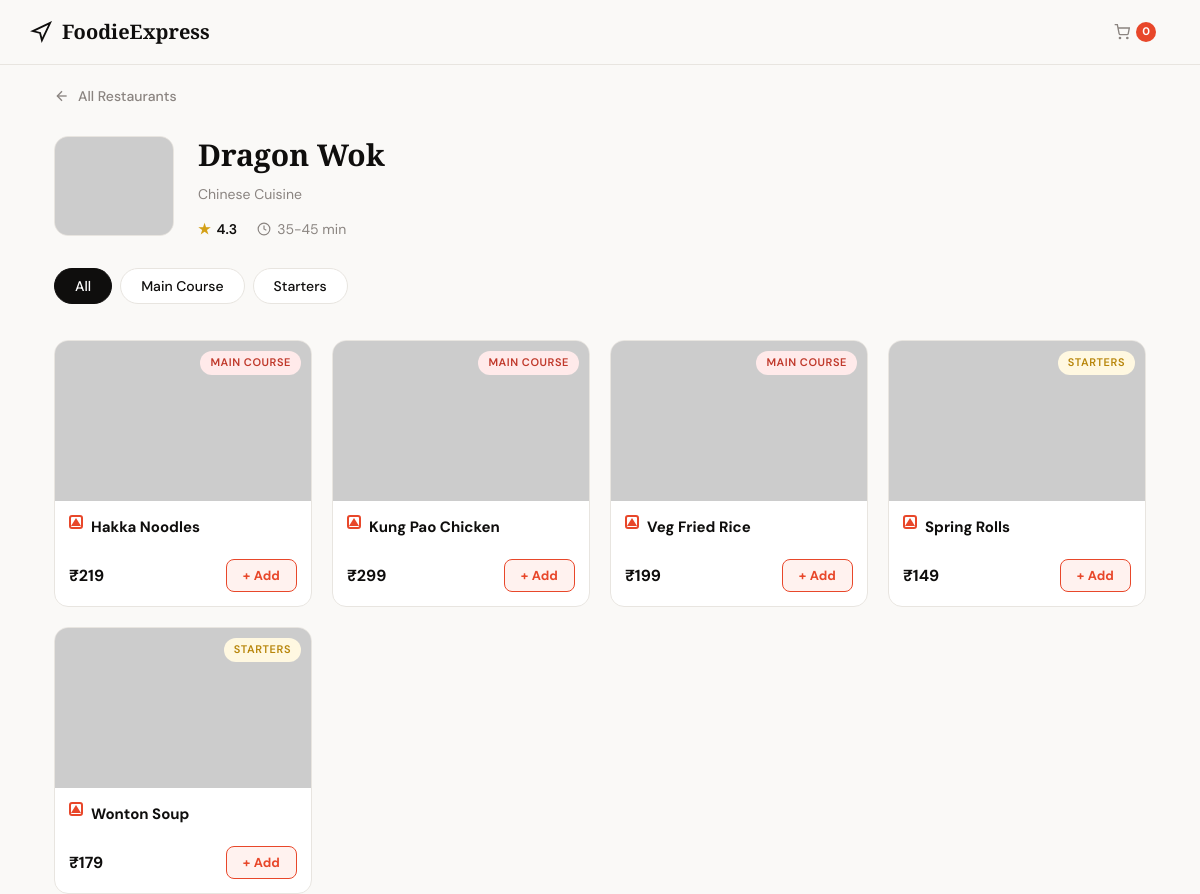
/menu/3 (signed in), run on the app's committed database.
### tables this page shows
CREATE TABLE restaurants (
    id          INTEGER PRIMARY KEY,
    name        TEXT    NOT NULL,
    cuisine     TEXT    NOT NULL,
    rating      REAL    NOT NULL,
    delivery_time TEXT  NOT NULL,
    min_order   INTEGER NOT NULL,
    image_url   TEXT    NOT NULL,
    description TEXT
);

CREATE TABLE menu_items (
    id            INTEGER PRIMARY KEY,
    restaurant_id INTEGER NOT NULL,
    name          TEXT    NOT NULL,
    category      TEXT    NOT NULL,
    price         INTEGER NOT NULL,
    is_veg        INTEGER NOT NULL DEFAULT 1,
    image_url     TEXT,
    description   TEXT,
    FOREIGN KEY (restaurant_id) REFERENCES restaurants(id)
);

### app.py (the view)
@app.route('/menu/<int:restaurant_id>')
@login_required
def menu(restaurant_id):
    restaurant = query_db("SELECT * FROM restaurants WHERE id=?",
                           (restaurant_id,), one=True)
    if not restaurant:
        return redirect(url_for('restaurants'))
    restaurant = dict(restaurant)
    items_raw = query_db(
        "SELECT * FROM menu_items WHERE restaurant_id=? ORDER BY category,name",
        (restaurant_id,))
    items = [dict(i) for i in items_raw]
    categories = ['All'] + sorted(set(i['category'] for i in items))
    cart = session.get('cart', {})
    return render_template('menu.html', restaurant=restaurant, items=items,
                           categories=categories, cart=cart,
                           user=session['user'])

### app.py (called while the page is built)
def get_db():
    db = getattr(g, '_database', None)
    if db is None:
        db = g._database = sqlite3.connect(DATABASE)
        db.row_factory = sqlite3.Row
    return db

@app.teardown_appcontext
def close_connection(exception):
    db = getattr(g, '_database', None)
    if db is not None:
        db.close()

def query_db(query, args=(), one=False):
    cur = get_db().execute(query, args)
    rv = cur.fetchall()
    cur.close()
    return (rv[0] if rv else None) if one else rv

def login_required(f):
    @wraps(f)
    def decorated(*args, **kwargs):
        if 'user' not in session:
            return redirect(url_for('login'))
        return f(*args, **kwargs)
    return decorated

### templates/menu.html (shortened to what this page needs)
<!DOCTYPE html>
<html lang="en">
<head>
  <link rel="stylesheet" href="{{ url_for('static', filename='style.css') }}">
</head>
<body>
<nav class="navbar">
  <div class="navbar-inner">
    <a href="/restaurants" class="nav-logo">
      <svg width="22" height="22" viewBox="0 0 24 24" fill="none" stroke="currentColor" stroke-width="2">
        <path d="M3 11l19-9-9 19-2-8-8-2z"/>
      </svg>
      <span>FoodieExpress</span>
    </a>
    <div class="nav-links" style="margin-left:auto;">
      <a href="/cart" class="nav-link" id="cart-nav-link">
        <svg viewBox="0 0 24 24" fill="none" stroke="currentColor" stroke-width="2"><circle cx="9" cy="21" r="1"/><circle cx="20" cy="21" r="1"/><path d="M1 1h4l2.68 13.39a2 2 0 001.98 1.61h9.72a2 2 0 001.98-1.61L23 6H6"/></svg>
        <span class="cart-badge" id="cart-count-badge">0</span>
      </a>
    </div>
  </div>
</nav>
<div class="container">
  <a href="/restaurants" class="back-nav">
    <svg width="16" height="16" viewBox="0 0 24 24" fill="none" stroke="currentColor" stroke-width="2">
      <line x1="19" y1="12" x2="5" y2="12"/><polyline points="12 19 5 12 12 5"/>
    </svg>
    All Restaurants
  </a>
  <div class="restaurant-hero">
    <img class="restaurant-hero-img"
         src="{{ restaurant.image_url }}"
         alt="{{ restaurant.name }}"
         onerror="this.onerror=null;this.src='https://placehold.co/240x200/f0ede8/8a8480?text={{ restaurant.name | urlencode }}'">
    <div>
      <h1 class="hero-name">{{ restaurant.name }}</h1>
      <p class="hero-cuisine">{{ restaurant.cuisine }} Cuisine</p>
      <div class="hero-meta">
        <span class="hero-rating">
          <span class="star">★</span> {{ restaurant.rating }}
        </span>
        <span class="hero-time">
          <svg width="14" height="14" viewBox="0 0 24 24" fill="none" stroke="currentColor" stroke-width="2"><circle cx="12" cy="12" r="10"/><polyline points="12 6 12 12 16 14"/></svg>
          {{ restaurant.delivery_time }}
        </span>
      </div>
    </div>
  </div>
  <div class="category-tabs">
    {% for cat in categories %}
    <button class="cat-tab {% if loop.first %}active{% endif %}" data-cat="{{ cat }}">
      {{ cat }}
    </button>
    {% endfor %}
  </div>
  <div class="menu-grid" id="menu-grid">
    {% for item in items %}
    {% set cat_class = {'Starters':'tag-starters','Main Course':'tag-main','Breads':'tag-breads','Desserts':'tag-desserts','Beverages':'tag-beverages'}.get(item.category, '') %}
    <div class="menu-card animate-in" data-category="{{ item.category }}" data-item-id="{{ item.id }}">
      <div class="menu-img-wrap">
        <img src="{{ item.image_url }}" alt="{{ item.name }}" loading="lazy"
             onerror="this.onerror=null;this.src='https://placehold.co/400x300/f0ede8/8a8480?text={{ item.name | urlencode }}'">
        <span class="tag {{ cat_class }} cat-label">{{ item.category }}</span>
      </div>
      <div class="menu-body">
        <div class="menu-top">
          <span class="{% if item.veg %}badge-veg{% else %}badge-nonveg{% endif %}"></span>
          <span class="menu-name">{{ item.name }}</span>
        </div>
        <div class="menu-footer">
          <span class="menu-price">₹{{ item.price }}</span>
          <div class="qty-control" id="ctrl-{{ item.id }}">
            {% set qty = cart.get(item.id|string, 0) %}
            {% if qty > 0 %}
            <button class="qty-btn" onclick="updateQty({{ item.id }}, 'decrease')">−</button>
            <span class="qty-num" id="qty-{{ item.id }}">{{ qty }}</span>
            <button class="qty-btn" onclick="updateQty({{ item.id }}, 'increase')">+</button>
            {% else %}
            <button class="add-btn" onclick="addToCart({{ item.id }}, '{{ item.name }}')">
              + Add
            </button>
            {% endif %}
          </div>
        </div>
      </div>
    </div>
    {% endfor %}
  </div>
</div>
</body>
</html>

### data on the page
restaurants: name "Dragon Wok", cuisine "Chinese", rating "4.3", delivery_time "35-45 min"
menu_items: category "Main Course", category "MAIN COURSE", name "Hakka Noodles", price "219"
menu_items: category "Starters", category "STARTERS", name "Spring Rolls", price "149"
menu_items: category "MAIN COURSE", name "Kung Pao Chicken", price "299"
menu_items: category "MAIN COURSE", name "Veg Fried Rice", price "199"
menu_items: category "STARTERS", name "Wonton Soup", price "179"

### other printed values
{{ cat }} "All"
